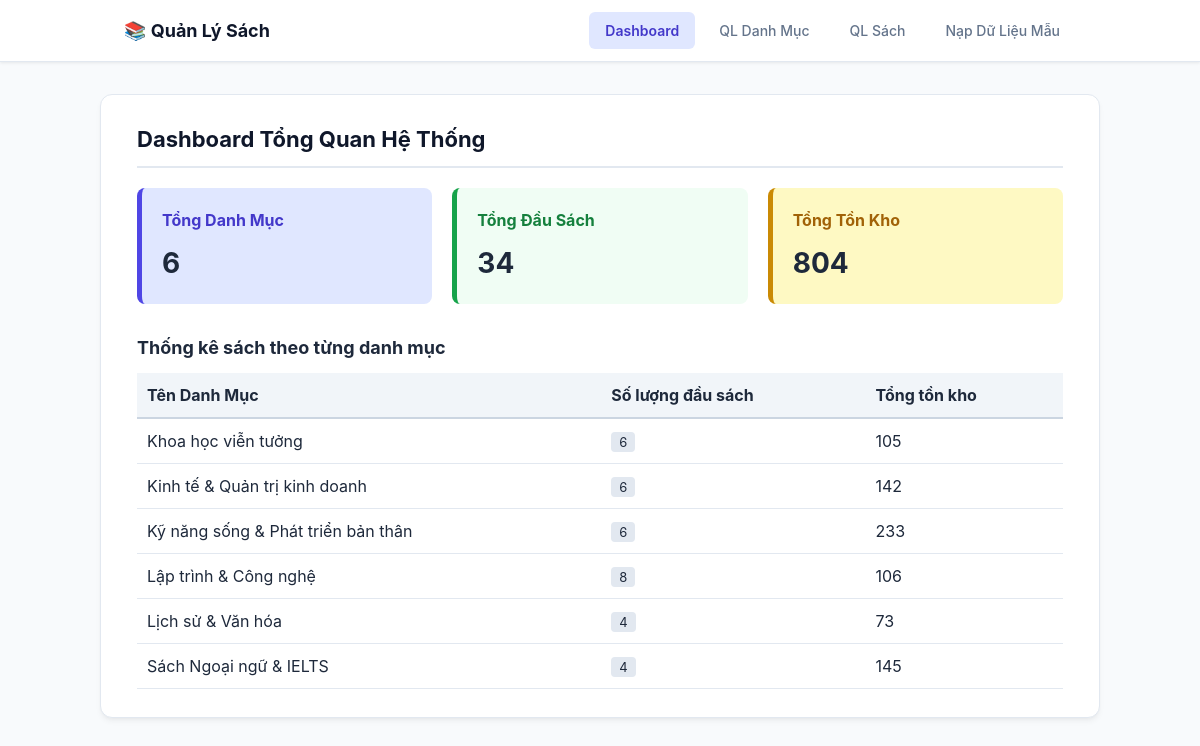
The page / on the database its author committed.
### QuanLiSach/app.py (models this page shows)
class Category(db.Model):
    __tablename__ = 'categories'
    id: Mapped[int] = mapped_column(primary_key=True, autoincrement=True)
    name: Mapped[str] = mapped_column(String(100), nullable=False, unique=True)
    description: Mapped[str] = mapped_column(String(255), nullable=True)
    books: Mapped[list["Book"]] = relationship(back_populates="category", cascade="all, delete-orphan")

### QuanLiSach/app.py (the view)
@app.route("/")
def dashboard():
    total_categories = db.session.scalar(db.select(func.count(Category.id))) or 0
    total_books = db.session.scalar(db.select(func.count(Book.id))) or 0
    total_stock = db.session.scalar(db.select(func.sum(Book.stock))) or 0
    stats = db.session.execute(
        db.select(Category.name, func.count(Book.id), func.coalesce(func.sum(Book.stock), 0))
        .outerjoin(Book, Category.id == Book.category_id)
        .group_by(Category.id, Category.name)
    ).all()
    return render_template("dashboard.html",
                           total_categories=total_categories,
                           total_books=total_books,
                           total_stock=total_stock,
                           stats=stats)

### QuanLiSach/templates/dashboard.html (shortened to what this page needs)
{% extends "layout.html" %}  {% block content %}
<h2>Dashboard Tổng Quan Hệ Thống</h2>
<div style="display: flex; gap: 20px; margin-bottom: 30px">
  <div
    style="
      flex: 1;
      background: #e0e7ff;
      padding: 20px;
      border-radius: 8px;
      border-left: 5px solid #4f46e5;
    "
  >
    <h4 style="margin: 0; color: #4338ca">Tổng Danh Mục</h4>
    <p style="font-size: 28px; font-weight: bold; margin: 10px 0 0 0">
      {{ total_categories }}
    </p>
  </div>
  <div
    style="
      flex: 1;
      background: #f0fdf4;
      padding: 20px;
      border-radius: 8px;
      border-left: 5px solid #16a34a;
    "
  >
    <h4 style="margin: 0; color: #15803d">Tổng Đầu Sách</h4>
    <p style="font-size: 28px; font-weight: bold; margin: 10px 0 0 0">
      {{ total_books }}
    </p>
  </div>
  <div
    style="
      flex: 1;
      background: #fef9c3;
      padding: 20px;
      border-radius: 8px;
      border-left: 5px solid #ca8a04;
    "
  >
    <h4 style="margin: 0; color: #a16207">Tổng Tồn Kho</h4>
    <p style="font-size: 28px; font-weight: bold; margin: 10px 0 0 0">
      {{ total_stock }}
    </p>
  </div>
</div>
<h3 style="font-size: 18px; margin-bottom: 12px">
  Thống kê sách theo từng danh mục
</h3>
<table style="width: 100%; border-collapse: collapse; margin-top: 10px">
  <thead>
    <tr style="background-color: #f1f5f9; text-align: left">
      <th style="padding: 10px; border-bottom: 2px solid #cbd5e1">
        Tên Danh Mục
      </th>
      <th style="padding: 10px; border-bottom: 2px solid #cbd5e1">
        Số lượng đầu sách
      </th>
      <th style="padding: 10px; border-bottom: 2px solid #cbd5e1">
        Tổng tồn kho
      </th>
    </tr>
  </thead>
  <tbody>
    {% for cat_name, count_book, sum_stock in stats %}
    <tr>
      <td style="padding: 10px; border-bottom: 1px solid #e2e8f0">
        {{ cat_name }}
      </td>
      <td style="padding: 10px; border-bottom: 1px solid #e2e8f0">
        <span
          style="
            background: #e2e8f0;
            padding: 2px 8px;
            border-radius: 4px;
            font-size: 13px;
          "
          >{{ count_book }}</span
        >
      </td>
      <td style="padding: 10px; border-bottom: 1px solid #e2e8f0">
        {{ sum_stock }}
      </td>
    </tr>
    {% endfor %}
  </tbody>
</table>
{% endblock %}

### QuanLiSach/templates/layout.html (shortened to what this page needs)
<!doctype html>
<html lang="vi">
  <head>
  </head>
  <body>
    {% include 'navbar.html' %}
    <main class="main-content">{% block content %}{% endblock %}</main>
  </body>
</html>

### QuanLiSach/templates/navbar.html
<nav class="nav-container">
  <div class="navbar">
    <div class="nav-brand">📚 Quản Lý Sách</div>
    <div class="nav-links">
      <a href="/" class="nav-link {% if request.path == '/' %}active{% endif %}"
        >Dashboard</a
      >
      <a
        href="/categories"
        class="nav-link {% if request.path.startswith('/categories') %}active{% endif %}"
        >QL Danh Mục</a
      >
      <a
        href="/books"
        class="nav-link {% if request.path.startswith('/books') %}active{% endif %}"
        >QL Sách</a
      >
      <a
        href="/themmau"
        class="nav-link text-success"
        onclick="return confirm('Nạp dữ liệu mẫu vào CSDL?');"
        >Nạp Dữ Liệu Mẫu</a
      >
    </div>
  </div>
</nav>

### QuanLiSach/templates/layout.html (style rules this page uses)
* { box-sizing: border-box; }
body { font-family: -apple-system, BlinkMacSystemFont, "Segoe UI", Roboto, "Helvetica Neue", Arial, sans-serif; background-color: #f8fafc; color: #1e293b; margin: 0; padding: 0; line-height: 1.5; }
.nav-container { background: #ffffff; box-shadow: 0 1px 3px rgba(0, 0, 0, 0.08); border-bottom: 1px solid #e2e8f0; }
.navbar { max-width: 1000px; margin: 0 auto; display: flex; align-items: center; justify-content: space-between; padding: 12px 24px; }
.nav-brand { font-weight: 700; font-size: 18px; color: #0f172a; text-decoration: none; }
.nav-links { display: flex; gap: 8px; }
.nav-link { text-decoration: none; padding: 8px 16px; border-radius: 6px; font-size: 14px; font-weight: 500; color: #64748b; transition: all 0.2s ease; }
.nav-link.active { background-color: #e0e7ff; color: #4338ca; font-weight: 600; }
.main-content { max-width: 1000px; margin: 32px auto; padding: 28px 36px; background: #ffffff; border-radius: 12px; box-shadow: 0 4px 6px -1px rgba(0, 0, 0, 0.05), 0 2px 4px -2px rgba(0, 0, 0, 0.05); border: 1px solid #e2e8f0; }
h2 { margin-top: 0; color: #0f172a; font-size: 22px; margin-bottom: 20px; border-bottom: 2px solid #e2e8f0; padding-bottom: 10px; }

### rows shown on the page
Category: name "Khoa học viễn tưởng", count_book "6", sum_stock "105"
Category: name "Kinh tế & Quản trị kinh doanh", count_book "6", sum_stock "142"
Category: name "Kỹ năng sống & Phát triển bản thân", count_book "6", sum_stock "233"
Category: name "Lập trình & Công nghệ", count_book "8", sum_stock "106"
Category: name "Lịch sử & Văn hóa", count_book "4", sum_stock "73"
Category: name "Sách Ngoại ngữ & IELTS", count_book "4", sum_stock "145"

### other values the page prints
{{ total_categories }} "6"
{{ total_books }} "34"
{{ total_stock }} "804"
